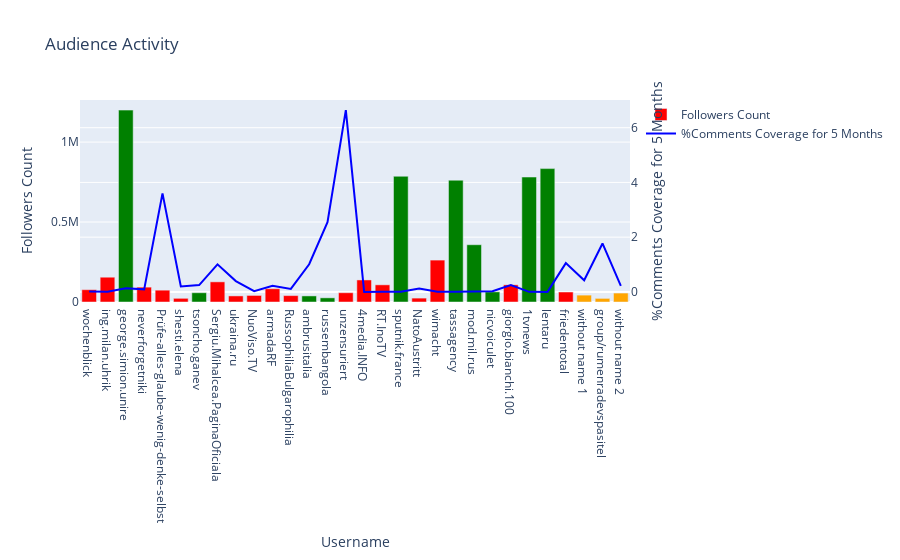

The notebook cell this image was saved under:
### Markdown cell above
## -> 4. Chart "Followers" activity by every MediaSource

### Code cell
audience_activity(Aks_groupbyPosts)

### Figure 1 — Plotly figure (JSON) as saved in the notebook; plotly's stock layout.template omitted (floating-point values rounded to 4 significant figures)
{"data": [{"marker": {"color": ["red", "red", "green", "red", "red", "red", "green", "red", "red", "red", "red", "red", "green", "green", "red", "red", "red", "green", "red", "red", "green", "green", "green", "red", "green", "green", "red", "orange", "orange", "orange"]}, "name": "Followers Count", "type": "bar", "x": ["wochenblick", "ing.milan.uhrik", "george.simion.unire", "neverforgetniki", "Prüfe-alles-glaube-wenig-denke-selbst", "shesti.elena", "tsoncho.ganev", "Sergiu.Mihalcea.PaginaOficiala", "ukraina.ru", "NuoViso.TV", "armadaRF", "RussophiliaBulgarophilia", "ambrusitalia", "russembangola", "unzensuriert", "4media.INFO", "RT.InoTV", "sputnik.france", "NatoAustritt", "wimacht", "tassagency", "mod.mil.rus", "nicvoiculet", "giorgio.bianchi.100", "1tvnews", "lentaru", "friedentotal", "without name 1", "group/rumenradevspasitel", "without name 2"], "y": [77000, 155000, 1200000, 93000, 74000, 23000, 58000, 126000, 38000, 41000, 83000, 40000, 38000, 26000, 58000, 137915, 107387, 786228, 24392, 262072, 761570, 358126, 63460, 107436, 781400, 834183, 62416, 43000, 22600, 55900]}, {"line": {"color": "blue"}, "name": "%Comments Coverage for 5 Months", "type": "scatter", "x": ["wochenblick", "ing.milan.uhrik", "george.simion.unire", "neverforgetniki", "Prüfe-alles-glaube-wenig-denke-selbst", "shesti.elena", "tsoncho.ganev", "Sergiu.Mihalcea.PaginaOficiala", "ukraina.ru", "NuoViso.TV", "armadaRF", "RussophiliaBulgarophilia", "ambrusitalia", "russembangola", "unzensuriert", "4media.INFO", "RT.InoTV", "sputnik.france", "NatoAustritt", "wimacht", "tassagency", "mod.mil.rus", "nicvoiculet", "giorgio.bianchi.100", "1tvnews", "lentaru", "friedentotal", "without name 1", "group/rumenradevspasitel", "without name 2"], "y": [0.01039, 0.002581, 0.1353, 0.09355, 3.599, 0.2, 0.25, 1.007, 0.3947, 0.02683, 0.2277, 0.11, 1.011, 2.546, 6.643, 0.0007251, 0.002794, 0.003816, 0.123, 0.001908, 0.002364, 0.001675, 0.02206, 0.2476, 0.00256, 0, 1.051, 0.4233, 1.77, 0.2218], "yaxis": "y2"}], "layout": {"title": {"text": "Audience Activity"}, "xaxis": {"title": {"text": "Username"}}, "yaxis": {"title": {"text": "Followers Count"}}, "yaxis2": {"overlaying": "y", "side": "right", "title": {"text": "%Comments Coverage for 5 Months"}}}}
